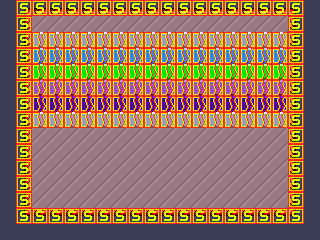

This is a level from a 2D game, rendered from its Tiled map with the project's own tilesets. A one-line summary and the complete map file follow:
An orthogonal 20x15 tile map with 16x16 px tiles, 2 tile layers (Ground, col), 2 tilesets.

<map version="1.2" tiledversion="1.3.2" orientation="orthogonal" renderorder="right-down" compressionlevel="0" width="20" height="15" tilewidth="16" tileheight="16" infinite="0" nextlayerid="3" nextobjectid="37">
 <tileset firstgid="1" name="atiles" tilewidth="16" tileheight="16" tilecount="24" columns="4">
  <image source="atiles.bmp" width="64" height="96" />
 </tileset>
 <tileset firstgid="25" name="Collision_Tiles" tilewidth="16" tileheight="16" tilecount="12" columns="12">
  <image source="Collision_Tiles.png" width="192" height="16" />
 </tileset>
 <layer id="1" name="Ground" width="20" height="15">
  <data encoding="csv">
21,19,14,14,14,14,14,14,14,14,14,14,14,14,14,14,14,14,20,21,
21,13,1,1,1,1,1,1,1,1,1,1,1,1,1,1,1,1,15,21,
21,13,3,3,3,3,3,3,3,3,3,3,3,3,3,3,3,3,15,21,
21,13,10,10,10,10,10,10,10,10,10,10,10,10,10,10,10,10,15,21,
21,13,7,7,7,7,7,7,7,7,7,7,7,7,7,7,7,7,15,21,
21,13,6,6,6,6,6,6,6,6,6,6,6,6,6,6,6,6,15,21,
21,13,4,4,4,4,4,4,4,4,4,4,4,4,4,4,4,4,15,21,
21,13,3,3,3,3,3,3,3,3,3,3,3,3,3,3,3,3,15,21,
21,13,1,1,1,1,1,1,1,1,1,1,1,1,1,1,1,1,15,21,
21,13,1,1,1,1,1,1,1,1,1,1,1,1,1,1,1,1,15,21,
21,13,1,1,1,1,1,1,1,1,1,1,1,1,1,1,1,1,15,21,
21,13,1,1,1,1,1,1,1,1,1,1,1,1,1,1,1,1,15,21,
21,13,1,1,1,1,1,1,1,1,1,1,1,1,1,1,1,1,15,21,
21,17,16,16,16,16,16,16,16,16,16,16,16,16,16,16,16,16,18,21,
21,21,21,21,21,21,21,21,21,21,21,21,21,21,21,21,21,21,21,21
</data>
 </layer>
 <layer id="2" name="col" width="20" height="15">
  <data encoding="csv">
0,26,26,26,26,26,26,26,26,26,26,26,26,26,26,26,26,26,26,0,
0,26,0,0,0,0,0,0,0,0,0,0,0,0,0,0,0,0,26,0,
0,26,30,30,30,30,30,30,30,30,30,30,30,30,30,30,30,30,26,0,
0,26,30,30,30,30,30,30,30,30,30,30,30,30,30,30,30,30,26,0,
0,26,30,30,30,30,30,30,30,30,30,30,30,30,30,30,30,30,26,0,
0,26,30,30,30,30,30,30,30,30,30,30,30,30,30,30,30,30,26,0,
0,26,30,30,30,30,30,30,30,30,30,30,30,30,30,30,30,30,26,0,
0,26,30,30,30,30,30,30,30,30,30,30,30,30,30,30,30,30,26,0,
0,26,0,0,0,0,0,0,0,0,0,0,0,0,0,0,0,0,26,0,
0,26,0,0,0,0,0,0,0,0,0,0,0,0,0,0,0,0,26,0,
0,26,0,0,0,0,0,0,0,0,0,0,0,0,0,0,0,0,26,0,
0,26,0,0,0,0,0,0,0,0,0,0,0,0,0,0,0,0,26,0,
0,26,0,0,0,0,0,0,0,0,0,0,0,0,0,0,0,0,26,0,
0,26,26,26,26,26,26,26,26,26,26,26,26,26,26,26,26,26,26,0,
0,0,0,0,0,0,0,0,0,0,0,0,0,0,0,0,0,0,0,0
</data>
 </layer>
</map>
